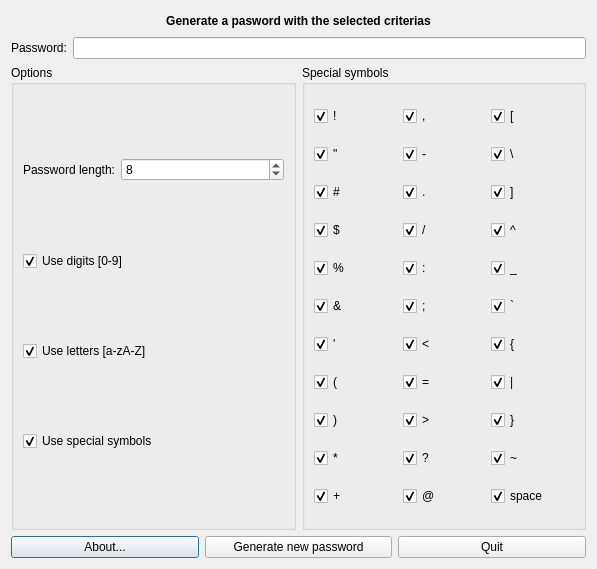
<?xml version="1.0" encoding="UTF-8"?>
<ui version="4.0">
 <class>Dialog</class>
 <widget class="QDialog" name="Dialog">
  <property name="geometry">
   <rect>
    <x>0</x>
    <y>0</y>
    <width>597</width>
    <height>569</height>
   </rect>
  </property>
  <property name="windowTitle">
   <string>PyPassword Generator</string>
  </property>
  <layout class="QVBoxLayout" name="verticalLayout_2">
   <item>
    <layout class="QVBoxLayout" name="verticalLayout">
     <item>
      <widget class="QLabel" name="label_2">
       <property name="maximumSize">
        <size>
         <width>16777215</width>
         <height>20</height>
        </size>
       </property>
       <property name="font">
        <font>
         <weight>75</weight>
         <bold>true</bold>
        </font>
       </property>
       <property name="text">
        <string>Generate a pasword with the selected criterias</string>
       </property>
       <property name="alignment">
        <set>Qt::AlignCenter</set>
       </property>
      </widget>
     </item>
     <item>
      <layout class="QHBoxLayout" name="horizontalLayout">
       <item>
        <widget class="QLabel" name="label">
         <property name="text">
          <string>Password:</string>
         </property>
        </widget>
       </item>
       <item>
        <widget class="QLineEdit" name="inp_Pwd">
         <property name="toolTip">
          <string>Generated password</string>
         </property>
        </widget>
       </item>
      </layout>
     </item>
     <item>
      <layout class="QHBoxLayout" name="horizontalLayout_4">
       <item>
        <widget class="QGroupBox" name="groupBox">
         <property name="enabled">
          <bool>true</bool>
         </property>
         <property name="title">
          <string>Options</string>
         </property>
         <layout class="QHBoxLayout" name="horizontalLayout_5">
          <item>
           <layout class="QVBoxLayout" name="verticalLayout_3">
            <item>
             <layout class="QHBoxLayout" name="horizontalLayout_7">
              <item>
               <widget class="QLabel" name="label_3">
                <property name="sizePolicy">
                 <sizepolicy hsizetype="Fixed" vsizetype="Preferred">
                  <horstretch>0</horstretch>
                  <verstretch>0</verstretch>
                 </sizepolicy>
                </property>
                <property name="text">
                 <string>Password length:</string>
                </property>
                <property name="alignment">
                 <set>Qt::AlignRight|Qt::AlignTrailing|Qt::AlignVCenter</set>
                </property>
               </widget>
              </item>
              <item>
               <widget class="QSpinBox" name="spinbox_char_num">
                <property name="toolTip">
                 <string>Enter a number from 3 to 1024</string>
                </property>
                <property name="minimum">
                 <number>3</number>
                </property>
                <property name="maximum">
                 <number>1024</number>
                </property>
                <property name="value">
                 <number>8</number>
                </property>
               </widget>
              </item>
             </layout>
            </item>
            <item>
             <widget class="QCheckBox" name="chbox_use_digits">
              <property name="enabled">
               <bool>true</bool>
              </property>
              <property name="text">
               <string>Use digits [0-9]</string>
              </property>
              <property name="checked">
               <bool>true</bool>
              </property>
             </widget>
            </item>
            <item>
             <widget class="QCheckBox" name="chbox_use_letters">
              <property name="enabled">
               <bool>true</bool>
              </property>
              <property name="text">
               <string>Use letters [a-zA-Z]</string>
              </property>
              <property name="checked">
               <bool>true</bool>
              </property>
             </widget>
            </item>
            <item>
             <widget class="QCheckBox" name="chbox_use_symbols">
              <property name="enabled">
               <bool>true</bool>
              </property>
              <property name="text">
               <string>Use special symbols</string>
              </property>
              <property name="checked">
               <bool>true</bool>
              </property>
             </widget>
            </item>
           </layout>
          </item>
         </layout>
        </widget>
       </item>
       <item>
        <widget class="QGroupBox" name="groupBox_Symbols">
         <property name="enabled">
          <bool>true</bool>
         </property>
         <property name="title">
          <string>Special symbols</string>
         </property>
         <layout class="QHBoxLayout" name="horizontalLayout_6">
          <item>
           <layout class="QGridLayout" name="gridLayout">
            <item row="0" column="0">
             <widget class="QCheckBox" name="chbox_use_exclam">
              <property name="enabled">
               <bool>true</bool>
              </property>
              <property name="text">
               <string>!</string>
              </property>
              <property name="checked">
               <bool>true</bool>
              </property>
             </widget>
            </item>
            <item row="1" column="0">
             <widget class="QCheckBox" name="chbox_use_db_quotes">
              <property name="enabled">
               <bool>true</bool>
              </property>
              <property name="text">
               <string>&quot;</string>
              </property>
              <property name="checked">
               <bool>true</bool>
              </property>
             </widget>
            </item>
            <item row="2" column="0">
             <widget class="QCheckBox" name="chbox_use_number_sign">
              <property name="enabled">
               <bool>true</bool>
              </property>
              <property name="text">
               <string>#</string>
              </property>
              <property name="checked">
               <bool>true</bool>
              </property>
             </widget>
            </item>
            <item row="3" column="0">
             <widget class="QCheckBox" name="chbox_use_dollar">
              <property name="enabled">
               <bool>true</bool>
              </property>
              <property name="text">
               <string>$</string>
              </property>
              <property name="checked">
               <bool>true</bool>
              </property>
             </widget>
            </item>
            <item row="4" column="0">
             <widget class="QCheckBox" name="chbox_use_percent">
              <property name="enabled">
               <bool>true</bool>
              </property>
              <property name="text">
               <string>%</string>
              </property>
              <property name="checked">
               <bool>true</bool>
              </property>
             </widget>
            </item>
            <item row="5" column="0">
             <widget class="QCheckBox" name="chbox_use_ampersand">
              <property name="enabled">
               <bool>true</bool>
              </property>
              <property name="text">
               <string>&amp;&amp;</string>
              </property>
              <property name="checked">
               <bool>true</bool>
              </property>
             </widget>
            </item>
            <item row="6" column="0">
             <widget class="QCheckBox" name="chbox_use_single_quote">
              <property name="enabled">
               <bool>true</bool>
              </property>
              <property name="text">
               <string>'</string>
              </property>
              <property name="checked">
               <bool>true</bool>
              </property>
             </widget>
            </item>
            <item row="7" column="0">
             <widget class="QCheckBox" name="chbox_use_open_parenthesis">
              <property name="enabled">
               <bool>true</bool>
              </property>
              <property name="text">
               <string>(</string>
              </property>
              <property name="checked">
               <bool>true</bool>
              </property>
             </widget>
            </item>
            <item row="8" column="0">
             <widget class="QCheckBox" name="chbox_use_close_parenthesis">
              <property name="enabled">
               <bool>true</bool>
              </property>
              <property name="text">
               <string>)</string>
              </property>
              <property name="checked">
               <bool>true</bool>
              </property>
             </widget>
            </item>
            <item row="9" column="0">
             <widget class="QCheckBox" name="chbox_use_asterisk">
              <property name="enabled">
               <bool>true</bool>
              </property>
              <property name="text">
               <string>*</string>
              </property>
              <property name="checked">
               <bool>true</bool>
              </property>
             </widget>
            </item>
            <item row="10" column="0">
             <widget class="QCheckBox" name="chbox_use_plus">
              <property name="enabled">
               <bool>true</bool>
              </property>
              <property name="text">
               <string>+</string>
              </property>
              <property name="checked">
               <bool>true</bool>
              </property>
             </widget>
            </item>
            <item row="0" column="1">
             <widget class="QCheckBox" name="chbox_use_comma">
              <property name="enabled">
               <bool>true</bool>
              </property>
              <property name="text">
               <string>,</string>
              </property>
              <property name="checked">
               <bool>true</bool>
              </property>
             </widget>
            </item>
            <item row="1" column="1">
             <widget class="QCheckBox" name="chbox_use_minus">
              <property name="enabled">
               <bool>true</bool>
              </property>
              <property name="text">
               <string>-</string>
              </property>
              <property name="checked">
               <bool>true</bool>
              </property>
             </widget>
            </item>
            <item row="2" column="1">
             <widget class="QCheckBox" name="chbox_use_period">
              <property name="enabled">
               <bool>true</bool>
              </property>
              <property name="text">
               <string>.</string>
              </property>
              <property name="checked">
               <bool>true</bool>
              </property>
             </widget>
            </item>
            <item row="3" column="1">
             <widget class="QCheckBox" name="chbox_use_slash">
              <property name="enabled">
               <bool>true</bool>
              </property>
              <property name="text">
               <string>/</string>
              </property>
              <property name="checked">
               <bool>true</bool>
              </property>
             </widget>
            </item>
            <item row="4" column="1">
             <widget class="QCheckBox" name="chbox_use_colon">
              <property name="enabled">
               <bool>true</bool>
              </property>
              <property name="text">
               <string>:</string>
              </property>
              <property name="checked">
               <bool>true</bool>
              </property>
             </widget>
            </item>
            <item row="5" column="1">
             <widget class="QCheckBox" name="chbox_use_semicolon">
              <property name="enabled">
               <bool>true</bool>
              </property>
              <property name="text">
               <string>;</string>
              </property>
              <property name="checked">
               <bool>true</bool>
              </property>
             </widget>
            </item>
            <item row="6" column="1">
             <widget class="QCheckBox" name="chbox_use_less">
              <property name="enabled">
               <bool>true</bool>
              </property>
              <property name="text">
               <string>&lt;</string>
              </property>
              <property name="checked">
               <bool>true</bool>
              </property>
             </widget>
            </item>
            <item row="7" column="1">
             <widget class="QCheckBox" name="chbox_use_equal">
              <property name="enabled">
               <bool>true</bool>
              </property>
              <property name="text">
               <string>=</string>
              </property>
              <property name="checked">
               <bool>true</bool>
              </property>
             </widget>
            </item>
            <item row="8" column="1">
             <widget class="QCheckBox" name="chbox_use_greater">
              <property name="enabled">
               <bool>true</bool>
              </property>
              <property name="text">
               <string>&gt;</string>
              </property>
              <property name="checked">
               <bool>true</bool>
              </property>
             </widget>
            </item>
            <item row="9" column="1">
             <widget class="QCheckBox" name="chbox_use_question">
              <property name="enabled">
               <bool>true</bool>
              </property>
              <property name="text">
               <string>?</string>
              </property>
              <property name="checked">
               <bool>true</bool>
              </property>
             </widget>
            </item>
            <item row="10" column="1">
             <widget class="QCheckBox" name="chbox_use_at">
              <property name="enabled">
               <bool>true</bool>
              </property>
              <property name="text">
               <string>@</string>
              </property>
              <property name="checked">
               <bool>true</bool>
              </property>
             </widget>
            </item>
            <item row="0" column="2">
             <widget class="QCheckBox" name="chbox_use_open_bracket">
              <property name="enabled">
               <bool>true</bool>
              </property>
              <property name="text">
               <string>[</string>
              </property>
              <property name="checked">
               <bool>true</bool>
              </property>
             </widget>
            </item>
            <item row="1" column="2">
             <widget class="QCheckBox" name="chbox_use_backslash">
              <property name="enabled">
               <bool>true</bool>
              </property>
              <property name="text">
               <string>\</string>
              </property>
              <property name="checked">
               <bool>true</bool>
              </property>
             </widget>
            </item>
            <item row="2" column="2">
             <widget class="QCheckBox" name="chbox_use_close_bracket">
              <property name="enabled">
               <bool>true</bool>
              </property>
              <property name="text">
               <string>]</string>
              </property>
              <property name="checked">
               <bool>true</bool>
              </property>
             </widget>
            </item>
            <item row="3" column="2">
             <widget class="QCheckBox" name="chbox_use_caret">
              <property name="enabled">
               <bool>true</bool>
              </property>
              <property name="text">
               <string>^</string>
              </property>
              <property name="checked">
               <bool>true</bool>
              </property>
             </widget>
            </item>
            <item row="4" column="2">
             <widget class="QCheckBox" name="chbox_use_underscore">
              <property name="enabled">
               <bool>true</bool>
              </property>
              <property name="text">
               <string>_</string>
              </property>
              <property name="checked">
               <bool>true</bool>
              </property>
             </widget>
            </item>
            <item row="5" column="2">
             <widget class="QCheckBox" name="chbox_use_grave_accent">
              <property name="enabled">
               <bool>true</bool>
              </property>
              <property name="text">
               <string>`</string>
              </property>
              <property name="checked">
               <bool>true</bool>
              </property>
             </widget>
            </item>
            <item row="6" column="2">
             <widget class="QCheckBox" name="chbox_use_open_brace">
              <property name="enabled">
               <bool>true</bool>
              </property>
              <property name="text">
               <string>{</string>
              </property>
              <property name="checked">
               <bool>true</bool>
              </property>
             </widget>
            </item>
            <item row="7" column="2">
             <widget class="QCheckBox" name="chbox_use_vertical_bar">
              <property name="enabled">
               <bool>true</bool>
              </property>
              <property name="text">
               <string>|</string>
              </property>
              <property name="checked">
               <bool>true</bool>
              </property>
             </widget>
            </item>
            <item row="8" column="2">
             <widget class="QCheckBox" name="chbox_use_close_brace">
              <property name="enabled">
               <bool>true</bool>
              </property>
              <property name="text">
               <string>}</string>
              </property>
              <property name="checked">
               <bool>true</bool>
              </property>
             </widget>
            </item>
            <item row="9" column="2">
             <widget class="QCheckBox" name="chbox_use_tilde">
              <property name="enabled">
               <bool>true</bool>
              </property>
              <property name="text">
               <string>~</string>
              </property>
              <property name="checked">
               <bool>true</bool>
              </property>
             </widget>
            </item>
            <item row="10" column="2">
             <widget class="QCheckBox" name="chbox_use_space">
              <property name="enabled">
               <bool>true</bool>
              </property>
              <property name="text">
               <string>space</string>
              </property>
              <property name="checked">
               <bool>true</bool>
              </property>
             </widget>
            </item>
           </layout>
          </item>
         </layout>
        </widget>
       </item>
      </layout>
     </item>
     <item>
      <layout class="QHBoxLayout" name="horizontalLayout_2">
       <item>
        <widget class="QPushButton" name="btn_About">
         <property name="toolTip">
          <string>Press this button to generate a new password</string>
         </property>
         <property name="text">
          <string>About...</string>
         </property>
        </widget>
       </item>
       <item>
        <widget class="QPushButton" name="btn_GenNewPwd">
         <property name="toolTip">
          <string>Press this button to generate a new password</string>
         </property>
         <property name="text">
          <string>Generate new password</string>
         </property>
        </widget>
       </item>
       <item>
        <widget class="QPushButton" name="btn_Quit">
         <property name="toolTip">
          <string>Quit</string>
         </property>
         <property name="text">
          <string>Quit</string>
         </property>
        </widget>
       </item>
      </layout>
     </item>
    </layout>
   </item>
  </layout>
 </widget>
 <resources/>
 <connections>
  <connection>
   <sender>chbox_use_symbols</sender>
   <signal>toggled(bool)</signal>
   <receiver>groupBox_Symbols</receiver>
   <slot>setEnabled(bool)</slot>
   <hints>
    <hint type="sourcelabel">
     <x>153</x>
     <y>386</y>
    </hint>
    <hint type="destinationlabel">
     <x>443</x>
     <y>297</y>
    </hint>
   </hints>
  </connection>
  <connection>
   <sender>btn_Quit</sender>
   <signal>clicked(bool)</signal>
   <receiver>Dialog</receiver>
   <slot>close()</slot>
   <hints>
    <hint type="sourcelabel">
     <x>443</x>
     <y>513</y>
    </hint>
    <hint type="destinationlabel">
     <x>298</x>
     <y>284</y>
    </hint>
   </hints>
  </connection>
 </connections>
</ui>
